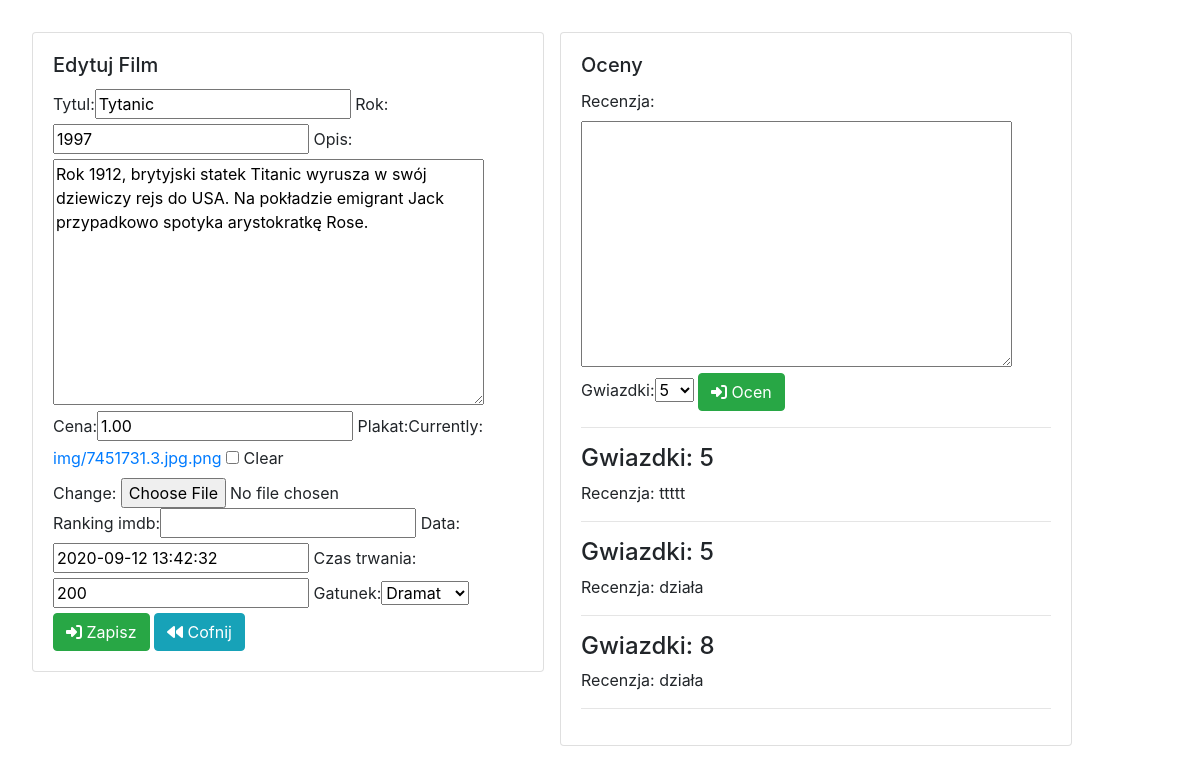
The page /filmy/edytuj/3/ (signed in) on the database its author committed.
### kinoapp/models.py (models this page shows, shortened)
class Kino(models.Model):
    tytul = models.CharField(max_length = 64)
    rok = models.PositiveSmallIntegerField(default=2000)
    opis = models.TextField(default="")
    cena =  models.DecimalField(max_digits=4, decimal_places=2, blank=True, null=True)
    plakat = models.ImageField(upload_to = "img", null=True, blank=True )
    ranking_imdb =  models.DecimalField(max_digits=4, decimal_places=2, blank=True, null=True)
    data = models.DateTimeField(blank=True,null=True)
    dodatkowe = models.OneToOneField(DodatkoweInfo, on_delete=models.CASCADE, blank=True, null=True)

class DodatkoweInfo(models.Model):
    GATUNEK = {
        (0, 'Inne'),
        (1, 'Horror'),
        (2, 'Komedia'),
        (3, 'Sci-fi'),
        (4, 'Dramat'),
        (5, 'Akcji'),
    }
    czas_trwania = models.PositiveSmallIntegerField(default=0)
    gatunek = models.PositiveSmallIntegerField(default=0, choices=GATUNEK)

class Ocena(models.Model):
    CHOICE = [(str(i), i)for i in range(1,11)]
    recenzja = models.TextField(default="", blank=True)
    gwiazdki = models.CharField(default=5,max_length=2,choices=CHOICE)
    film = models.ForeignKey(Kino, on_delete=models.CASCADE)

### kinoapp/views.py (the view)
# urls.py: path('edytuj/<int:id>/', edytuj_film, name="edytuj_film"),
@login_required()
def edytuj_film(request, id):
    film = get_object_or_404(Kino, pk=id)
    oceny = Ocena.objects.filter(film=film)
    try:
        dodatkowe = DodatkoweInfo.objects.get(pk=film.id)
    except DodatkoweInfo.DoesNotExist:
        dodatkowe = None
    form_film = KinoForm(request.POST or None, request.FILES or None, instance=film)
    form_dodatkowe = DodatkoweInfoForm(request.POST or None, instance=dodatkowe)
    form_ocena = OcenaForm(request.POST or None)
    if request.method == 'POST':
        if 'gwiazdki' in request.POST:
            ocena = form_ocena.save(commit=False)
            ocena.film = film
            ocena.save()
    if all((form_film.is_valid(), form_dodatkowe.is_valid())):
        film = form_film.save(commit=False)
        dodatkowe = form_dodatkowe.save()
        film.dodatkowe = dodatkowe
        film.save()
        return redirect(wszystkie_filmy)
    return render(request, 'film_form.html', {'form': form_film, 'form_dodatkowe': form_dodatkowe, 'oceny': oceny, 'form_ocena': form_ocena, 'nowy': False,})

### kinoapp/forms.py
class KinoForm(ModelForm):
    class Meta:
        model = Kino
        fields = ['tytul', 'rok', 'opis', 'cena', 'plakat', 'ranking_imdb', 'data']

class DodatkoweInfoForm(ModelForm):
    class Meta:
        model = DodatkoweInfo
        fields = ['czas_trwania', 'gatunek']

### templates/film_form.html (shortened to what this page needs)
{% extends 'glowny.html' %}
{% load bootstrap %}
{% block strona %}
    <div class="card" style="width: 32rem; float: left; margin-right: 1rem;">
        <div class="card-body">
            {% if nowy %}
                <h5 class="card-title">Nowy Film</h5>
            {% else %}
                 <h5 class="card-title">Edytuj Film</h5>
            {% endif %}
            <form method="post">
                {{ form|bootstrap }}
                {{ form_dodatkowe|bootstrap }}
                <button type="submit" class="btn btn-success"><i class="fas fa-sign-in-alt"></i> Zapisz </button>
                <a href="{% url 'wszystkie_filmy' %}" class="btn btn-info"> <i class="fas fa-backward"></i> Cofnij </a>
            </form>
        </div>
    </div>
    <div class="card" style="width: 32rem; float: left; margin-right: 1rem;">
        <div class="card-body">
                <h5 class="card-title">Oceny</h5>
            <form method="post">
                {{ form_ocena|bootstrap }}
                <button type="submit" class="btn btn-success"><i class="fas fa-sign-in-alt"></i> Ocen </button>
            </form>
            <hr>
        {% for ocena in oceny %}
            <h4>Gwiazdki: {{ocena.gwiazdki}}</h4>
            <p>Recenzja: {{ocena.recenzja}}</p>
            <hr>
        {% endfor %}
        </div>
    </div>
{% endblock %}

### templates/glowny.html (shortened to what this page needs)
{% load static %}
<!doctype html>
<html lang="en">
<head>
    <link rel="stylesheet" href="https://stackpath.bootstrapcdn.com/bootstrap/4.5.2/css/bootstrap.min.css">
    <link rel="stylesheet" href="{% static 'style.css' %}">
</head>
<body>
    {% block strona %}{% endblock %}
</body>
</html>

### kinoapp/static/style.css (style rules this page uses)
body { padding: 2rem; }

### rows shown on the page
Kino: tytul "Tytanic", rok "1997", opis "Rok 1912, brytyjski statek Titanic wyrusza w swój dziewiczy rejs do USA. Na pokładzie emigrant Jack przypadkowo spotyka arystokratkę Rose.", cena "1.00", data "2020-09-12 13:42:32"
DodatkoweInfo: czas_trwania "200", gatunek "Dramat"
Ocena: gwiazdki "5", recenzja "ttttt"
Ocena: gwiazdki "5", recenzja "działa"
Ocena: gwiazdki "8", recenzja "działa"
